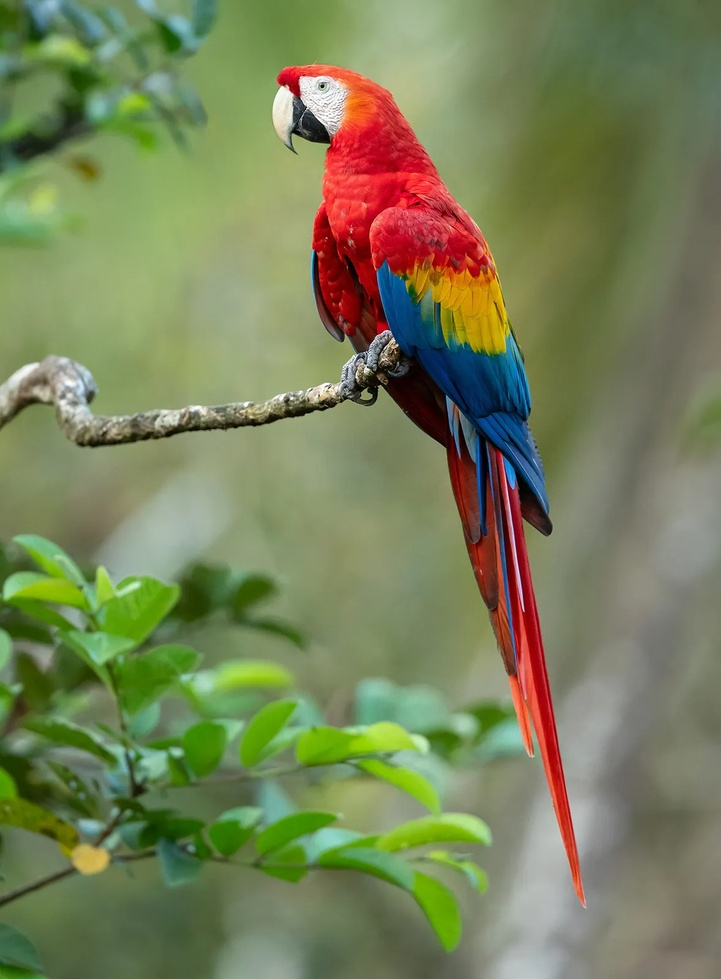
#> input picture image.jpg, 721 x 979 px, shrunk from 1178 x 1600 before the run
$ jupyter execute ex5.ipynb   (older library calls are emulated)
#> lines starting #> are read from the running program, lines starting #| are printed output that depends on the picture
[cell 1]
import cv2
import numpy as np
import matplotlib.pyplot as plt

# Read Image
img = cv2.imread("image.jpg")
#> img is the input picture: shape (979, 721, 3); mean B, G, R 89.2, 128.8, 120.2

if img is None:
    print("Image not found!")
    exit()

# Convert to RGB
rgb = cv2.cvtColor(img, cv2.COLOR_BGR2RGB)

# Averaging Filter
average = cv2.blur(rgb, (5,5))

# Weighted Averaging Filter
kernel = np.array([[1,2,1],
                   [2,4,2],
                   [1,2,1]], dtype=np.float32)
kernel = kernel / kernel.sum()
weighted = cv2.filter2D(rgb, -1, kernel)

# Gaussian Filter
gaussian = cv2.GaussianBlur(rgb, (5,5), 0)

# Median Filter
median = cv2.medianBlur(rgb, 5)

# Laplacian Sharpening Kernel
sharp_kernel = np.array([[0,-1,0],
                         [-1,5,-1],
                         [0,-1,0]])
lap_kernel = cv2.filter2D(rgb, -1, sharp_kernel)

# Laplacian Operator
gray = cv2.cvtColor(rgb, cv2.COLOR_RGB2GRAY)
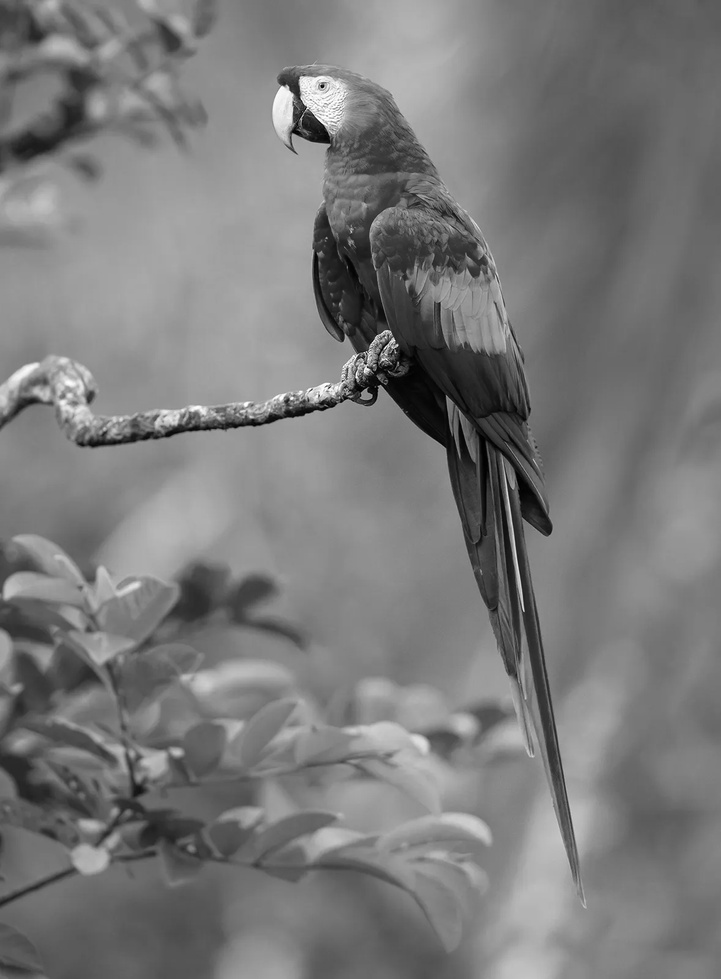
#> gray: shape (979, 721); min 0, max 255, mean 121.7
lap_operator = cv2.Laplacian(gray, cv2.CV_64F)
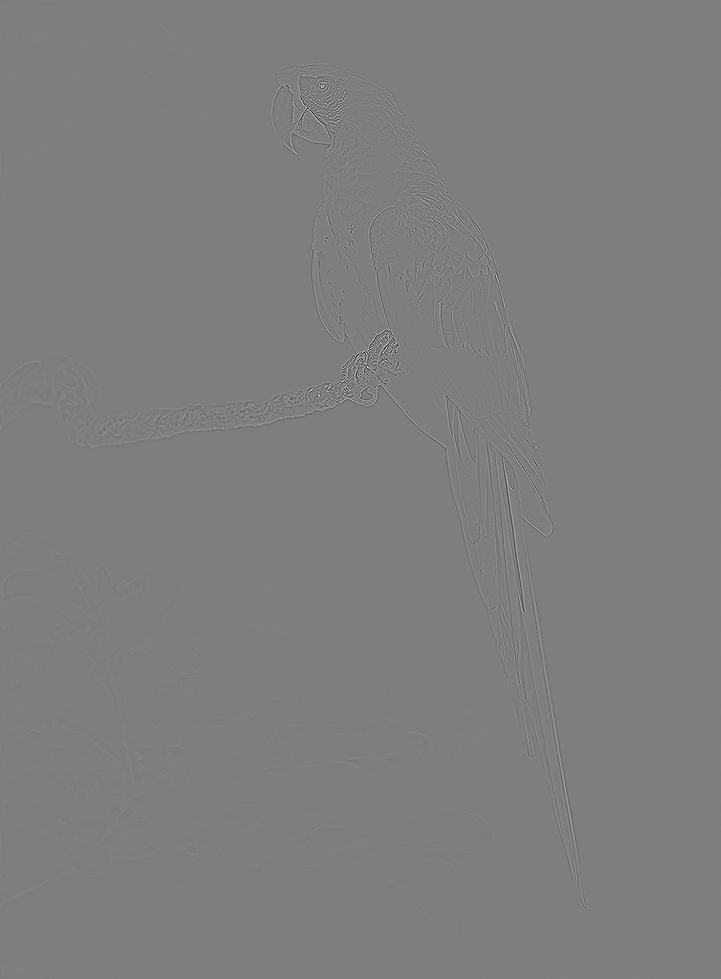
#> lap_operator: shape (979, 721) float64; min -479, max 486, mean 0; drawn with min black and max white
lap_operator = np.uint8(np.absolute(lap_operator))
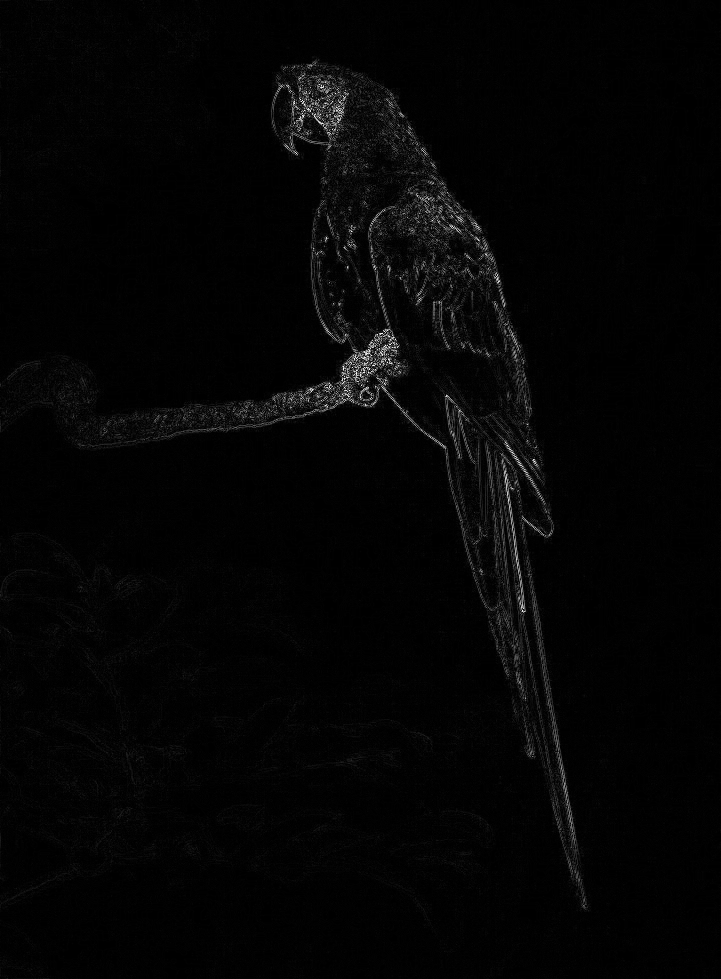
#> lap_operator: shape (979, 721); min 0, max 255, mean 4.5

# Display Images
plt.figure(figsize=(15,10))

plt.subplot(2,4,1)
plt.imshow(rgb)
plt.title("Original")
plt.axis("off")

plt.subplot(2,4,2)
plt.imshow(average)
plt.title("Average Filter")
plt.axis("off")

plt.subplot(2,4,3)
plt.imshow(weighted)
plt.title("Weighted Average")
plt.axis("off")

plt.subplot(2,4,4)
plt.imshow(gaussian)
plt.title("Gaussian Filter")
plt.axis("off")

plt.subplot(2,4,5)
plt.imshow(median)
plt.title("Median Filter")
plt.axis("off")

plt.subplot(2,4,6)
plt.imshow(lap_kernel)
plt.title("Laplacian Kernel")
plt.axis("off")

plt.subplot(2,4,7)
plt.imshow(lap_operator, cmap="gray")
plt.title("Laplacian Operator")
plt.axis("off")

plt.tight_layout()
plt.show()
